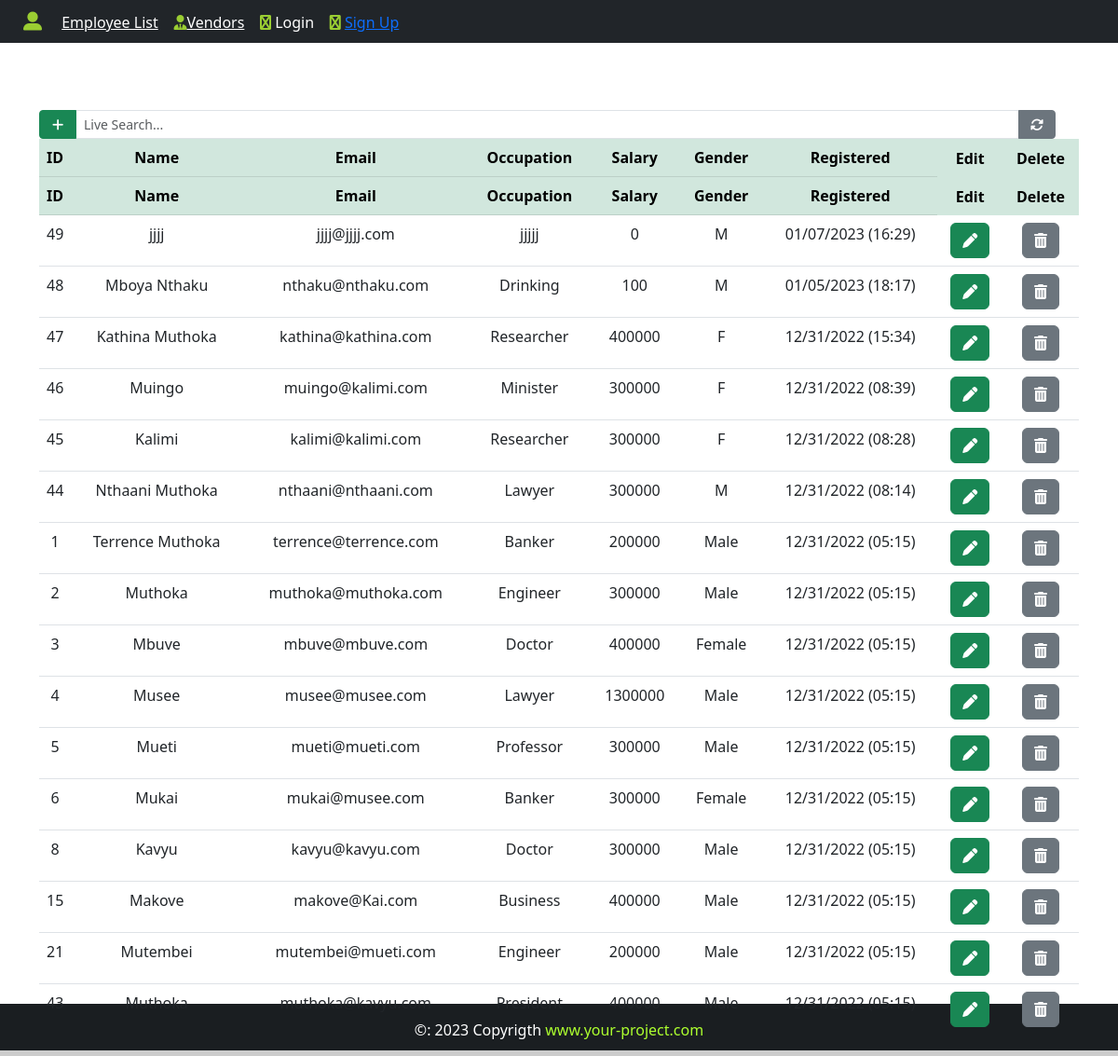
The page / on the database its author committed.
### App/models.py (models this page shows, shortened)
class Employee(models.Model):
    id = models.IntegerField(primary_key=True)
    name = models.CharField('Name', max_length=200)
    email = models.EmailField('Email', max_length=200)
    occupation = models.CharField('Occupation', max_length=25)
    salary = models.IntegerField()
    gender = models.CharField('Gender', max_length=25)
    notes = models.TextField()
    created_at = models.DateTimeField(auto_now_add=True)

### App/views.py (the view)
# urls.py: 2. Add a URL to urlpatterns:  path('', views.home, name='home')
def home(request):
    Employees = Employee.objects.all().order_by('-created_at')
    return render(request, "home.html",{"Employees":Employees})

### App/templates/home.html (shortened to what this page needs)
{% extends 'base.html' %}
{% block content %}
<div class="container">
    <br><br><br>
     <div class="d-flex" style="margin-right:25px;">
        <div class="input-group input-group-sm">
            <a class="btn btn-success btn-sm" style="width: 40px;" data-bs-toggle="modal" data-bs-target="#addemployeeModal">
                <i class="fas fa-plus"></i>
            </a>
            <input class="form-control" type="search" id="search" placeholder="Live Search...", aria-label="Search">
            <a href="{% url 'home' %}" style="width: 40px;" class="btn btn-secondary btn-sm">
                <i class="fas fa-sync-alt"></i>
            </a>
        </div>
    </div>
    <table class="table table-ordered" id="example" style="text-align:center;">
        <thead class="table-success">
            <tr>
                <th style="width:3%">ID</th>
                <th>Name</th>
                <th>Email</th>
                <th>Occupation</th>
                <th>Salary</th>
                <th>Gender</th>
                <th>Registered</th>
                <th class="action-color">Edit</th>
                <th>Delete</th>
            </tr>
        </thead>
            {% for Employee in Employees %}
            <tr>
               <td> {{Employee.id}} </td>
               <td> {{Employee.name}} </td>
               <td> {{Employee.email}} </td>
               <td> {{Employee.occupation}} </td>
               <td> {{Employee.salary}} </td>
               <td> {{Employee.gender}} </td>
               <td> {{Employee.created_at | date:'m/d/Y (H:i)'}} </td>
               <td>
                    <a class="btn btn-success text-center" title="Edit Employee" data-bs-toggle="modal" data-bs-target="#editModal{{employee.pk}}">
                         <i class="fas fa-pen"></i>
                    </a>
               </td>
               <td>
                    <a class="btn btn-secondary text-center" title="Delete Employee" data-bs-toggle="modal" data-bs-target="#deleteModal{{employee.pk}}">
                        <i class="fas fa-trash-alt"></i>
                    </a>
               </td>
            </tr>
            {% endfor %}
    </table>
</div>
{% endblock content %}

### App/templates/base.html (shortened to what this page needs)
{% load static %}
<!DOCTYPE html>
<html lang="en">
<head>
    <link href="https://cdn.jsdelivr.net/npm/bootstrap@5.3.0-alpha1/dist/css/bootstrap.min.css"
    rel="stylesheet"
>
    <link rel="stylesheet" href="https://cdnjs.cloudflare.com/ajax/libs/font-awesome/6.2.0/css/all.min.css"
 />
    <link href={% static "css/style.css" %} rel="stylesheet">
    <link rel="stylesheet" type="text/css"
    href="https://cdn.datatables.net/v/bs5/jq-3.6.0/jszip-2.5.0/dt-1.13.1/b-2.3.3/b-html5-2.3.3/b-print-2.3.3/datatables.min.css"/>
</head>
<body>
    <div class="wrapper">
        <header>
            <nav class="navbar navbar-expand-lg navbar-dark bg-dark">
                <div class="col-sm">
                    <a class="navbar-brand flex-grow-1" style="text-align:center; color:#fff;margin-left:25px">
                        <i style="color:yellowgreen;" class="fas fa-user-alt"></i> <a href="{% url 'home' %}", style="color:white;">Employee List</a> &nbsp;&nbsp;
                        <i style="color:yellowgreen;" class="fa-solid fa-user-tie"></i><a href="{% url 'vendors' %}", style="color:white;">Vendors</a> &nbsp;&nbsp;
                        {% if user.is_authenticated %}
                        <i style="color:yellowgreen;" class="fa-solid fa-rebel"></i> <a href="{% url 'mrm_models' %}", style="color:white;">MRM Models</a> &nbsp;&nbsp;
                        <i style="color:yellowgreen;" class="fa-solid fa-empire"></i> <a href="{% url 'ai_ml' %}",style="color:white;">AI/ML</a> &nbsp;&nbsp;
                        <i style="color:yellowgreen;" class="fas fa-sliders"></i> <a style="color:white;">Objects</a> &nbsp;&nbsp;
                        <i style="color:yellowgreen;" class="fa-solid fa-empire"></i> <a href="{% url 'logout' %}",style="color:white;">Logout</a> &nbsp;&nbsp;
                        {% else %}
                        <i style="color:yellowgreen;" class="fa-solid fa-empire"></i> <a style="color:white;" id="btn-nav" data-bs-toggle="modal" data-bs-target="#loginModal">Login</a> &nbsp;&nbsp;
                        <i style="color:yellowgreen;" class="fa-solid fa-empire"></i> <a href="{% url 'sign_up' %}",style="color:white;">Sign Up</a> &nbsp;&nbsp;
                        {% endif %}
                    </a>
                </div>
            </nav>
        </header>
        {% block content %}{% endblock %}
    </div>
    <footer class="bg-dark text-center text-lg-start" id="footer" style="color:#fff;">
        <div class="text-center p-3" style="background-color:rgba(0,0,0,0.2);">&copy: {% now "Y" %} Copyrigth
            <a class="text-light" href="#" style="text-decoration:none;">
                <span style="color:greenyellow;"> www.your-project.com </span>
            </a>
        </div>
    </footer>
</body>
</html>

### App/templates/edit_employee.html (shortened to what this page needs)
{% extends 'add_employee.html' %}

### App/static/css/style.css (style rules this page uses)
html, body { height:100%; margin:0; max-width:100%; }
.wrapper { min-height: 100%; margin-bottom: -50px; }
#footer, .push { height: 50px; }
.action-color { color: transparent; }
th:nth-child(8), th:nth-child(9) { border: none; }

### rows shown on the page
Employee: id "49", name "jjjj", email "jjjj@jjjj.com", occupation "jjjjj", salary "0", gender "M", created_at "01/07/2023 (16:29)"
Employee: id "48", name "Mboya Nthaku", email "nthaku@nthaku.com", occupation "Drinking", salary "100", gender "M", created_at "01/05/2023 (18:17)"
Employee: id "47", name "Kathina Muthoka", email "kathina@kathina.com", occupation "Researcher", salary "400000", gender "F", created_at "12/31/2022 (15:34)"
Employee: id "46", name "Muingo", email "muingo@kalimi.com", occupation "Minister", salary "300000", gender "F", created_at "12/31/2022 (08:39)"
Employee: id "45", name "Kalimi", email "kalimi@kalimi.com", occupation "Researcher", salary "300000", gender "F", created_at "12/31/2022 (08:28)"
Employee: id "44", name "Nthaani Muthoka", email "nthaani@nthaani.com", occupation "Lawyer", salary "300000", gender "M", created_at "12/31/2022 (08:14)"
Employee: id "1", name "Terrence Muthoka", email "terrence@terrence.com", occupation "Banker", salary "200000", gender "Male", created_at "12/31/2022 (05:15)"
Employee: id "2", name "Muthoka", email "muthoka@muthoka.com", occupation "Engineer", salary "300000", gender "Male", created_at "12/31/2022 (05:15)"
Employee: id "3", name "Mbuve", email "mbuve@mbuve.com", occupation "Doctor", salary "400000", gender "Female", created_at "12/31/2022 (05:15)"
Employee: id "4", name "Musee", email "musee@musee.com", occupation "Lawyer", salary "1300000", gender "Male", created_at "12/31/2022 (05:15)"
Employee: id "5", name "Mueti", email "mueti@mueti.com", occupation "Professor", salary "300000", gender "Male", created_at "12/31/2022 (05:15)"
Employee: id "6", name "Mukai", email "mukai@musee.com", occupation "Banker", salary "300000", gender "Female", created_at "12/31/2022 (05:15)"
Employee: id "8", name "Kavyu", email "kavyu@kavyu.com", occupation "Doctor", salary "300000", gender "Male", created_at "12/31/2022 (05:15)"
Employee: id "15", name "Makove", email "makove@Kai.com", occupation "Business", salary "400000", gender "Male", created_at "12/31/2022 (05:15)"
Employee: id "21", name "Mutembei", email "mutembei@mueti.com", occupation "Engineer", salary "200000", gender "Male", created_at "12/31/2022 (05:15)"
Employee: id "43", name "Muthoka", email "muthoka@kavyu.com", occupation "President", salary "400000", gender "Male", created_at "12/31/2022 (05:15)"
